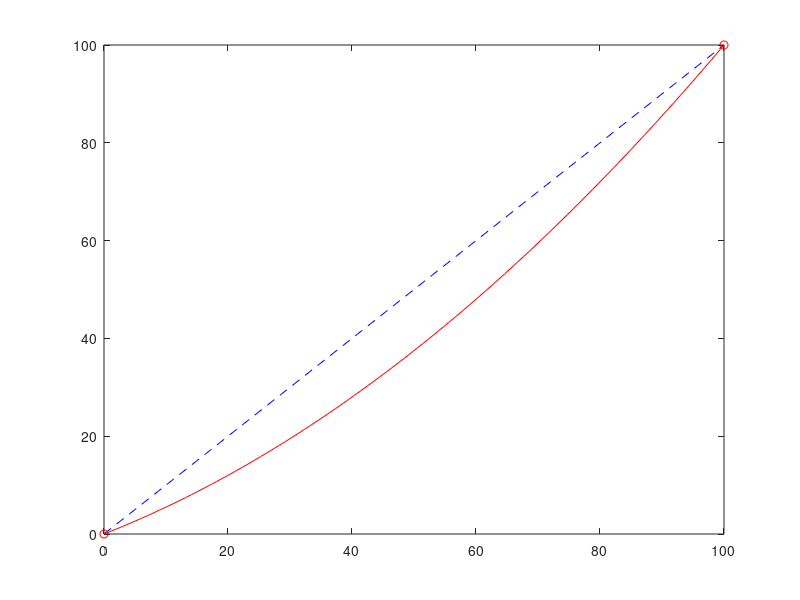

MATLAB code for this plot:
close all
clear

x1 = 0; y1 = 0;
x2 = 100; y2 = 100;
x3 = 255; y3 = 255;

param = 2;
k = 1/param;

a = ((y1-y2)-k*(x1-x2)) / ((x1^2-x2^2)-2*x1*(x1-x2));
b = k-2*a*x1;
c = y1-a*x1^2-b*x1;

x = linspace(x1,x2,100);
y = a*x.^2+b*x+c;
figure()
plot([x1,x2],[y1,y2], 'b--')
hold on
plot(x,y, 'r-')
scatter([x1,x2],[y1,y2], 'r')